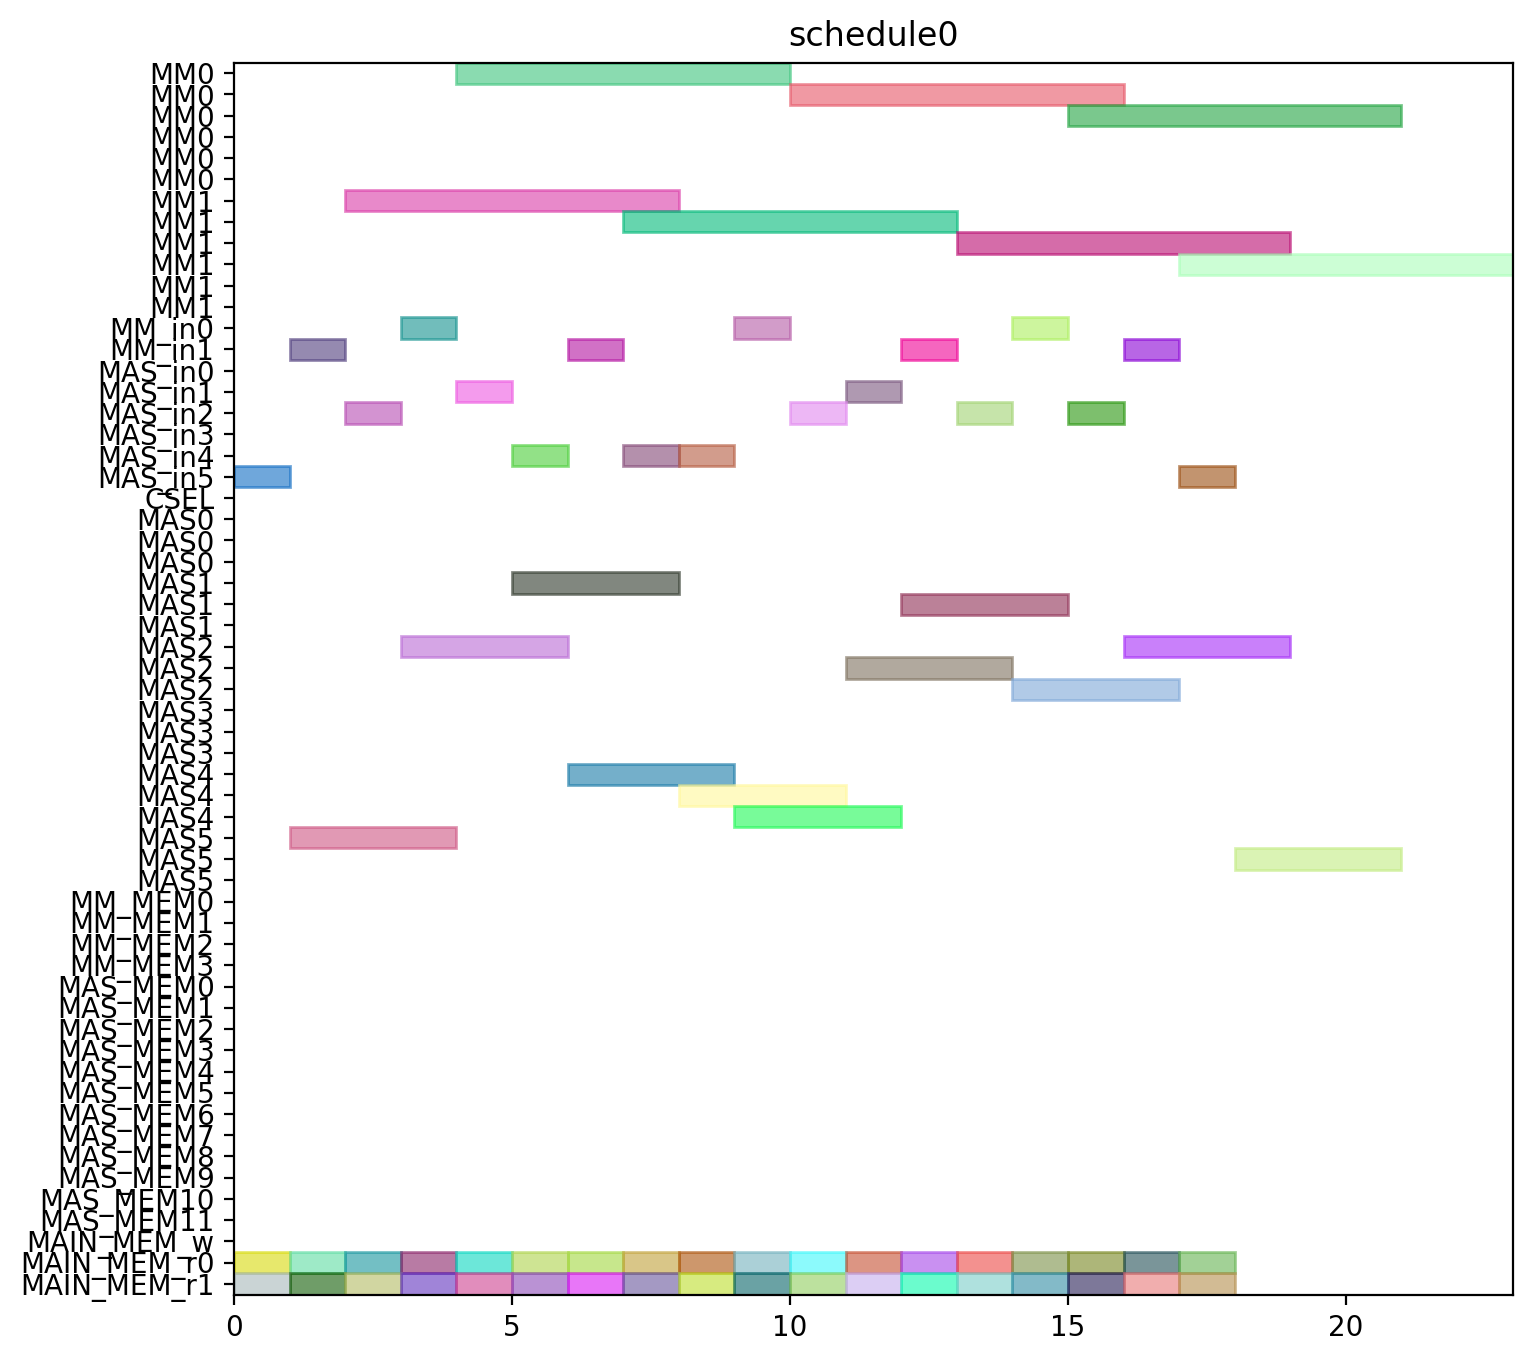

Source code (Python):
from pyschedule import Scenario, solvers, plotters, alt


def solve():
	horizon = 120
	S = Scenario("schedule0", horizon=horizon)

	# resource
	MM = S.Resources('MM', num=2, size=6)
	MM_in = S.Resources('MM_in', num=2)
	MAS_in = S.Resources('MAS_in', num=6)
	CSEL = S.Resource('CSEL')
	MAS = S.Resources('MAS', num=6, size=3, periods=range(1, horizon))
	MM_MEM = S.Resources('MM_MEM', num=4)
	MAS_MEM = S.Resources('MAS_MEM', num=12)
	MAIN_MEM_w = S.Resource('MAIN_MEM_w', size=1)
	MAIN_MEM_r = S.Resources('MAIN_MEM_r', num=2)

	# result of previous scheduling

	# new tasks
	t0_t0 = S.Task('t0_t0', length=3, delay_cost=1)
	t0_t0 += alt(MAS)
	t0_t0_in = S.Task('t0_t0_in', length=1, delay_cost=1)
	t0_t0_in += alt(MAS_in)
	S += t0_t0_in*MAS_in[0]<=t0_t0*MAS[0]

	S += t0_t0_in*MAS_in[1]<=t0_t0*MAS[1]

	S += t0_t0_in*MAS_in[2]<=t0_t0*MAS[2]

	S += t0_t0_in*MAS_in[3]<=t0_t0*MAS[3]

	S += t0_t0_in*MAS_in[4]<=t0_t0*MAS[4]

	S += t0_t0_in*MAS_in[5]<=t0_t0*MAS[5]

	t0_t0_mem0 = S.Task('t0_t0_mem0', length=1, delay_cost=1)
	t0_t0_mem0 += MAIN_MEM_r[0]
	S += t0_t0_mem0 <= t0_t0

	t0_t0_mem1 = S.Task('t0_t0_mem1', length=1, delay_cost=1)
	t0_t0_mem1 += MAIN_MEM_r[1]
	S += t0_t0_mem1 <= t0_t0

	t0_t1 = S.Task('t0_t1', length=3, delay_cost=1)
	t0_t1 += alt(MAS)
	t0_t1_in = S.Task('t0_t1_in', length=1, delay_cost=1)
	t0_t1_in += alt(MAS_in)
	S += t0_t1_in*MAS_in[0]<=t0_t1*MAS[0]

	S += t0_t1_in*MAS_in[1]<=t0_t1*MAS[1]

	S += t0_t1_in*MAS_in[2]<=t0_t1*MAS[2]

	S += t0_t1_in*MAS_in[3]<=t0_t1*MAS[3]

	S += t0_t1_in*MAS_in[4]<=t0_t1*MAS[4]

	S += t0_t1_in*MAS_in[5]<=t0_t1*MAS[5]

	t0_t1_mem0 = S.Task('t0_t1_mem0', length=1, delay_cost=1)
	t0_t1_mem0 += MAIN_MEM_r[0]
	S += t0_t1_mem0 <= t0_t1

	t0_t1_mem1 = S.Task('t0_t1_mem1', length=1, delay_cost=1)
	t0_t1_mem1 += MAIN_MEM_r[1]
	S += t0_t1_mem1 <= t0_t1

	t0_t3 = S.Task('t0_t3', length=6, delay_cost=1)
	t0_t3 += alt(MM)
	t0_t3_in = S.Task('t0_t3_in', length=1, delay_cost=1)
	t0_t3_in += alt(MM_in)
	S += t0_t3_in*MM_in[0]<=t0_t3*MM[0]
	S += t0_t3_in*MM_in[1]<=t0_t3*MM[1]
	t0_t3_mem0 = S.Task('t0_t3_mem0', length=1, delay_cost=1)
	t0_t3_mem0 += MAIN_MEM_r[0]
	S += t0_t3_mem0 <= t0_t3

	t0_t3_mem1 = S.Task('t0_t3_mem1', length=1, delay_cost=1)
	t0_t3_mem1 += MAIN_MEM_r[1]
	S += t0_t3_mem1 <= t0_t3

	t1_t0 = S.Task('t1_t0', length=3, delay_cost=1)
	t1_t0 += alt(MAS)
	t1_t0_in = S.Task('t1_t0_in', length=1, delay_cost=1)
	t1_t0_in += alt(MAS_in)
	S += t1_t0_in*MAS_in[0]<=t1_t0*MAS[0]

	S += t1_t0_in*MAS_in[1]<=t1_t0*MAS[1]

	S += t1_t0_in*MAS_in[2]<=t1_t0*MAS[2]

	S += t1_t0_in*MAS_in[3]<=t1_t0*MAS[3]

	S += t1_t0_in*MAS_in[4]<=t1_t0*MAS[4]

	S += t1_t0_in*MAS_in[5]<=t1_t0*MAS[5]

	t1_t0_mem0 = S.Task('t1_t0_mem0', length=1, delay_cost=1)
	t1_t0_mem0 += MAIN_MEM_r[0]
	S += t1_t0_mem0 <= t1_t0

	t1_t0_mem1 = S.Task('t1_t0_mem1', length=1, delay_cost=1)
	t1_t0_mem1 += MAIN_MEM_r[1]
	S += t1_t0_mem1 <= t1_t0

	t1_t1 = S.Task('t1_t1', length=3, delay_cost=1)
	t1_t1 += alt(MAS)
	t1_t1_in = S.Task('t1_t1_in', length=1, delay_cost=1)
	t1_t1_in += alt(MAS_in)
	S += t1_t1_in*MAS_in[0]<=t1_t1*MAS[0]

	S += t1_t1_in*MAS_in[1]<=t1_t1*MAS[1]

	S += t1_t1_in*MAS_in[2]<=t1_t1*MAS[2]

	S += t1_t1_in*MAS_in[3]<=t1_t1*MAS[3]

	S += t1_t1_in*MAS_in[4]<=t1_t1*MAS[4]

	S += t1_t1_in*MAS_in[5]<=t1_t1*MAS[5]

	t1_t1_mem0 = S.Task('t1_t1_mem0', length=1, delay_cost=1)
	t1_t1_mem0 += MAIN_MEM_r[0]
	S += t1_t1_mem0 <= t1_t1

	t1_t1_mem1 = S.Task('t1_t1_mem1', length=1, delay_cost=1)
	t1_t1_mem1 += MAIN_MEM_r[1]
	S += t1_t1_mem1 <= t1_t1

	t1_t3 = S.Task('t1_t3', length=6, delay_cost=1)
	t1_t3 += alt(MM)
	t1_t3_in = S.Task('t1_t3_in', length=1, delay_cost=1)
	t1_t3_in += alt(MM_in)
	S += t1_t3_in*MM_in[0]<=t1_t3*MM[0]
	S += t1_t3_in*MM_in[1]<=t1_t3*MM[1]
	t1_t3_mem0 = S.Task('t1_t3_mem0', length=1, delay_cost=1)
	t1_t3_mem0 += MAIN_MEM_r[0]
	S += t1_t3_mem0 <= t1_t3

	t1_t3_mem1 = S.Task('t1_t3_mem1', length=1, delay_cost=1)
	t1_t3_mem1 += MAIN_MEM_r[1]
	S += t1_t3_mem1 <= t1_t3

	t2_t2 = S.Task('t2_t2', length=3, delay_cost=1)
	t2_t2 += alt(MAS)
	t2_t2_in = S.Task('t2_t2_in', length=1, delay_cost=1)
	t2_t2_in += alt(MAS_in)
	S += t2_t2_in*MAS_in[0]<=t2_t2*MAS[0]

	S += t2_t2_in*MAS_in[1]<=t2_t2*MAS[1]

	S += t2_t2_in*MAS_in[2]<=t2_t2*MAS[2]

	S += t2_t2_in*MAS_in[3]<=t2_t2*MAS[3]

	S += t2_t2_in*MAS_in[4]<=t2_t2*MAS[4]

	S += t2_t2_in*MAS_in[5]<=t2_t2*MAS[5]

	t2_t2_mem0 = S.Task('t2_t2_mem0', length=1, delay_cost=1)
	t2_t2_mem0 += MAIN_MEM_r[0]
	S += t2_t2_mem0 <= t2_t2

	t2_t2_mem1 = S.Task('t2_t2_mem1', length=1, delay_cost=1)
	t2_t2_mem1 += MAIN_MEM_r[1]
	S += t2_t2_mem1 <= t2_t2

	t5_t0 = S.Task('t5_t0', length=6, delay_cost=1)
	t5_t0 += alt(MM)
	t5_t0_in = S.Task('t5_t0_in', length=1, delay_cost=1)
	t5_t0_in += alt(MM_in)
	S += t5_t0_in*MM_in[0]<=t5_t0*MM[0]
	S += t5_t0_in*MM_in[1]<=t5_t0*MM[1]
	t5_t0_mem0 = S.Task('t5_t0_mem0', length=1, delay_cost=1)
	t5_t0_mem0 += MAIN_MEM_r[0]
	S += t5_t0_mem0 <= t5_t0

	t5_t0_mem1 = S.Task('t5_t0_mem1', length=1, delay_cost=1)
	t5_t0_mem1 += MAIN_MEM_r[1]
	S += t5_t0_mem1 <= t5_t0

	t5_t1 = S.Task('t5_t1', length=6, delay_cost=1)
	t5_t1 += alt(MM)
	t5_t1_in = S.Task('t5_t1_in', length=1, delay_cost=1)
	t5_t1_in += alt(MM_in)
	S += t5_t1_in*MM_in[0]<=t5_t1*MM[0]
	S += t5_t1_in*MM_in[1]<=t5_t1*MM[1]
	t5_t1_mem0 = S.Task('t5_t1_mem0', length=1, delay_cost=1)
	t5_t1_mem0 += MAIN_MEM_r[0]
	S += t5_t1_mem0 <= t5_t1

	t5_t1_mem1 = S.Task('t5_t1_mem1', length=1, delay_cost=1)
	t5_t1_mem1 += MAIN_MEM_r[1]
	S += t5_t1_mem1 <= t5_t1

	t5_t2 = S.Task('t5_t2', length=3, delay_cost=1)
	t5_t2 += alt(MAS)
	t5_t2_in = S.Task('t5_t2_in', length=1, delay_cost=1)
	t5_t2_in += alt(MAS_in)
	S += t5_t2_in*MAS_in[0]<=t5_t2*MAS[0]

	S += t5_t2_in*MAS_in[1]<=t5_t2*MAS[1]

	S += t5_t2_in*MAS_in[2]<=t5_t2*MAS[2]

	S += t5_t2_in*MAS_in[3]<=t5_t2*MAS[3]

	S += t5_t2_in*MAS_in[4]<=t5_t2*MAS[4]

	S += t5_t2_in*MAS_in[5]<=t5_t2*MAS[5]

	t5_t2_mem0 = S.Task('t5_t2_mem0', length=1, delay_cost=1)
	t5_t2_mem0 += MAIN_MEM_r[0]
	S += t5_t2_mem0 <= t5_t2

	t5_t2_mem1 = S.Task('t5_t2_mem1', length=1, delay_cost=1)
	t5_t2_mem1 += MAIN_MEM_r[1]
	S += t5_t2_mem1 <= t5_t2

	t5_t3 = S.Task('t5_t3', length=3, delay_cost=1)
	t5_t3 += alt(MAS)
	t5_t3_in = S.Task('t5_t3_in', length=1, delay_cost=1)
	t5_t3_in += alt(MAS_in)
	S += t5_t3_in*MAS_in[0]<=t5_t3*MAS[0]

	S += t5_t3_in*MAS_in[1]<=t5_t3*MAS[1]

	S += t5_t3_in*MAS_in[2]<=t5_t3*MAS[2]

	S += t5_t3_in*MAS_in[3]<=t5_t3*MAS[3]

	S += t5_t3_in*MAS_in[4]<=t5_t3*MAS[4]

	S += t5_t3_in*MAS_in[5]<=t5_t3*MAS[5]

	t5_t3_mem0 = S.Task('t5_t3_mem0', length=1, delay_cost=1)
	t5_t3_mem0 += MAIN_MEM_r[0]
	S += t5_t3_mem0 <= t5_t3

	t5_t3_mem1 = S.Task('t5_t3_mem1', length=1, delay_cost=1)
	t5_t3_mem1 += MAIN_MEM_r[1]
	S += t5_t3_mem1 <= t5_t3

	t7_t0 = S.Task('t7_t0', length=3, delay_cost=1)
	t7_t0 += alt(MAS)
	t7_t0_in = S.Task('t7_t0_in', length=1, delay_cost=1)
	t7_t0_in += alt(MAS_in)
	S += t7_t0_in*MAS_in[0]<=t7_t0*MAS[0]

	S += t7_t0_in*MAS_in[1]<=t7_t0*MAS[1]

	S += t7_t0_in*MAS_in[2]<=t7_t0*MAS[2]

	S += t7_t0_in*MAS_in[3]<=t7_t0*MAS[3]

	S += t7_t0_in*MAS_in[4]<=t7_t0*MAS[4]

	S += t7_t0_in*MAS_in[5]<=t7_t0*MAS[5]

	t7_t0_mem0 = S.Task('t7_t0_mem0', length=1, delay_cost=1)
	t7_t0_mem0 += MAIN_MEM_r[0]
	S += t7_t0_mem0 <= t7_t0

	t7_t0_mem1 = S.Task('t7_t0_mem1', length=1, delay_cost=1)
	t7_t0_mem1 += MAIN_MEM_r[1]
	S += t7_t0_mem1 <= t7_t0

	t7_t1 = S.Task('t7_t1', length=3, delay_cost=1)
	t7_t1 += alt(MAS)
	t7_t1_in = S.Task('t7_t1_in', length=1, delay_cost=1)
	t7_t1_in += alt(MAS_in)
	S += t7_t1_in*MAS_in[0]<=t7_t1*MAS[0]

	S += t7_t1_in*MAS_in[1]<=t7_t1*MAS[1]

	S += t7_t1_in*MAS_in[2]<=t7_t1*MAS[2]

	S += t7_t1_in*MAS_in[3]<=t7_t1*MAS[3]

	S += t7_t1_in*MAS_in[4]<=t7_t1*MAS[4]

	S += t7_t1_in*MAS_in[5]<=t7_t1*MAS[5]

	t7_t1_mem0 = S.Task('t7_t1_mem0', length=1, delay_cost=1)
	t7_t1_mem0 += MAIN_MEM_r[0]
	S += t7_t1_mem0 <= t7_t1

	t7_t1_mem1 = S.Task('t7_t1_mem1', length=1, delay_cost=1)
	t7_t1_mem1 += MAIN_MEM_r[1]
	S += t7_t1_mem1 <= t7_t1

	t7_t3 = S.Task('t7_t3', length=6, delay_cost=1)
	t7_t3 += alt(MM)
	t7_t3_in = S.Task('t7_t3_in', length=1, delay_cost=1)
	t7_t3_in += alt(MM_in)
	S += t7_t3_in*MM_in[0]<=t7_t3*MM[0]
	S += t7_t3_in*MM_in[1]<=t7_t3*MM[1]
	t7_t3_mem0 = S.Task('t7_t3_mem0', length=1, delay_cost=1)
	t7_t3_mem0 += MAIN_MEM_r[0]
	S += t7_t3_mem0 <= t7_t3

	t7_t3_mem1 = S.Task('t7_t3_mem1', length=1, delay_cost=1)
	t7_t3_mem1 += MAIN_MEM_r[1]
	S += t7_t3_mem1 <= t7_t3

	t10_t0 = S.Task('t10_t0', length=6, delay_cost=1)
	t10_t0 += alt(MM)
	t10_t0_in = S.Task('t10_t0_in', length=1, delay_cost=1)
	t10_t0_in += alt(MM_in)
	S += t10_t0_in*MM_in[0]<=t10_t0*MM[0]
	S += t10_t0_in*MM_in[1]<=t10_t0*MM[1]
	t10_t0_mem0 = S.Task('t10_t0_mem0', length=1, delay_cost=1)
	t10_t0_mem0 += MAIN_MEM_r[0]
	S += t10_t0_mem0 <= t10_t0

	t10_t0_mem1 = S.Task('t10_t0_mem1', length=1, delay_cost=1)
	t10_t0_mem1 += MAIN_MEM_r[1]
	S += t10_t0_mem1 <= t10_t0

	t10_t1 = S.Task('t10_t1', length=6, delay_cost=1)
	t10_t1 += alt(MM)
	t10_t1_in = S.Task('t10_t1_in', length=1, delay_cost=1)
	t10_t1_in += alt(MM_in)
	S += t10_t1_in*MM_in[0]<=t10_t1*MM[0]
	S += t10_t1_in*MM_in[1]<=t10_t1*MM[1]
	t10_t1_mem0 = S.Task('t10_t1_mem0', length=1, delay_cost=1)
	t10_t1_mem0 += MAIN_MEM_r[0]
	S += t10_t1_mem0 <= t10_t1

	t10_t1_mem1 = S.Task('t10_t1_mem1', length=1, delay_cost=1)
	t10_t1_mem1 += MAIN_MEM_r[1]
	S += t10_t1_mem1 <= t10_t1

	t10_t2 = S.Task('t10_t2', length=3, delay_cost=1)
	t10_t2 += alt(MAS)
	t10_t2_in = S.Task('t10_t2_in', length=1, delay_cost=1)
	t10_t2_in += alt(MAS_in)
	S += t10_t2_in*MAS_in[0]<=t10_t2*MAS[0]

	S += t10_t2_in*MAS_in[1]<=t10_t2*MAS[1]

	S += t10_t2_in*MAS_in[2]<=t10_t2*MAS[2]

	S += t10_t2_in*MAS_in[3]<=t10_t2*MAS[3]

	S += t10_t2_in*MAS_in[4]<=t10_t2*MAS[4]

	S += t10_t2_in*MAS_in[5]<=t10_t2*MAS[5]

	t10_t2_mem0 = S.Task('t10_t2_mem0', length=1, delay_cost=1)
	t10_t2_mem0 += MAIN_MEM_r[0]
	S += t10_t2_mem0 <= t10_t2

	t10_t2_mem1 = S.Task('t10_t2_mem1', length=1, delay_cost=1)
	t10_t2_mem1 += MAIN_MEM_r[1]
	S += t10_t2_mem1 <= t10_t2

	t10_t3 = S.Task('t10_t3', length=3, delay_cost=1)
	t10_t3 += alt(MAS)
	t10_t3_in = S.Task('t10_t3_in', length=1, delay_cost=1)
	t10_t3_in += alt(MAS_in)
	S += t10_t3_in*MAS_in[0]<=t10_t3*MAS[0]

	S += t10_t3_in*MAS_in[1]<=t10_t3*MAS[1]

	S += t10_t3_in*MAS_in[2]<=t10_t3*MAS[2]

	S += t10_t3_in*MAS_in[3]<=t10_t3*MAS[3]

	S += t10_t3_in*MAS_in[4]<=t10_t3*MAS[4]

	S += t10_t3_in*MAS_in[5]<=t10_t3*MAS[5]

	t10_t3_mem0 = S.Task('t10_t3_mem0', length=1, delay_cost=1)
	t10_t3_mem0 += MAIN_MEM_r[0]
	S += t10_t3_mem0 <= t10_t3

	t10_t3_mem1 = S.Task('t10_t3_mem1', length=1, delay_cost=1)
	t10_t3_mem1 += MAIN_MEM_r[1]
	S += t10_t3_mem1 <= t10_t3

	solvers.mip.solve(S,msg=1,kind='CPLEX',ratio_gap=1.01)

	solution = [['hoge']*len(S.solution()[1]) for i in range(len(S.solution()))]
	for i in range(len(S.solution())):
		for j in range(len(S.solution()[i])):
			solution[i][j]=str(S.solution()[i][j])
	print(solution)

	cycles = int(solution[-1][3])

	pic_file_name = "/mnt/rose/usr1/fukuda/ABE/multiRAM_multiMAS_16mux/scheduling_result/stage6MM2_stage3MAS6/EP2_DBL_w_EVAL/schedule0.png"
	if(S.solution() != []):
		plotters.matplotlib.plot(S,img_filename=pic_file_name, show_task_labels=False, fig_size=(cycles*0.25+3, 8))

	return solution
